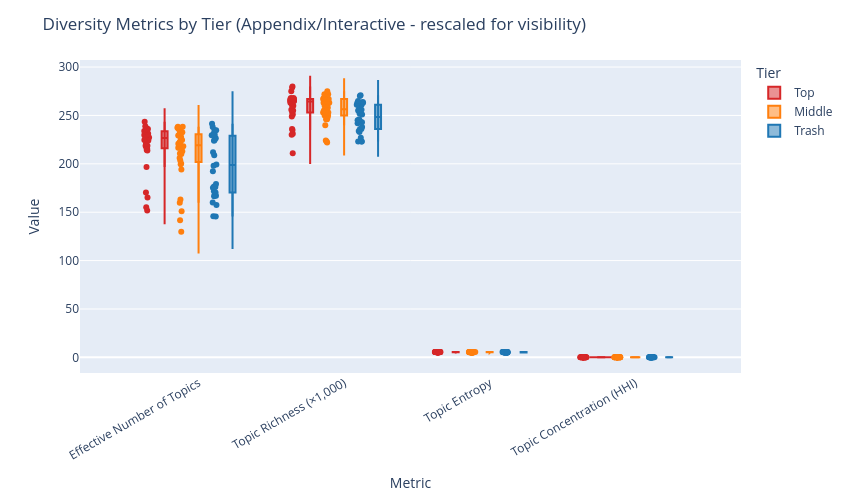

Here is the notebook cell this chart was saved with:
### Markdown cell above
## 7.7 Diversity Metrics Visualization

Create visualizations showing diversity metrics distributions by tier and correlations with OTHER share.

### Code cell
import warnings

# Suppress FutureWarnings and seaborn palette warnings
with warnings.catch_warnings():
    warnings.simplefilter("ignore", category=FutureWarning)
    # Create diversity metrics visualizations
    # Try to load div_df from memory or from saved file
    if 'div_df' in locals() and len(div_df) > 0:
        div_df_vis = div_df
    elif 'div_df' in globals() and len(div_df) > 0:
        div_df_vis = div_df
    else:
        # Load from saved file
        div_df_path = TABLE_DIR / "diversity_metrics_by_book.parquet"
        if div_df_path.exists():
            div_df_vis = pd.read_parquet(div_df_path)
            print(f"✓ Loaded div_df from {div_df_path}")
        else:
            div_df_vis = None
            print("⚠️  div_df not available and file not found")

    if div_df_vis is not None and len(div_df_vis) > 0:
        # Create figure directory for diversity plots
        DIVERSITY_FIG_DIR = FIG_DIR / "diversity_metrics"
        DIVERSITY_FIG_DIR.mkdir(parents=True, exist_ok=True)

        # ============================
        # Figure 1 (Publication): Diversity metrics by tier (faceted)
        # ============================
        # 1) Choose which metrics are "main figure"
        # Recommendation: keep Effective Topics + Richness; move Entropy/HHI to appendix (redundant / technical)
        MAIN_METRICS = [
            ("effective_topics", "Effective Number of Topics"),
            ("richness_1e3", "Topic Richness (×1,000)"),
            ("entropy", "Topic Entropy"),
            ("hhi", "Topic Concentration (HHI)"),
        ]
        # If you truly want to avoid scaling confusion, DO NOT multiply entropy/hhi by 10 here.
        # If tiny values make HHI unreadable, prefer scientific notation formatting instead of arbitrary ×10.
        div_plot = div_df_vis.copy()
        div_plot = ensure_tier_display(div_plot, raw_col="rating_tier", out_col="Tier")
        # 2) Build a long dataframe for plotting
        rows = []
        for col, nice in MAIN_METRICS:
            if col not in div_plot.columns:
                continue
            s = div_plot[[ "Tier", col ]].dropna()
            s = s.rename(columns={col: "Value"})
            s["Metric"] = nice
            s["MetricKey"] = col
            rows.append(s)
        plot_long = pd.concat(rows, ignore_index=True)
        # 3) Fixed tier ordering
        plot_long["Tier"] = pd.Categorical(plot_long["Tier"], categories=TIER_ORDER_DISPLAY, ordered=True)
        # 4) Faceted 2×2 plot (same scale within each metric)
        fig, axes = plt.subplots(2, 2, figsize=(11, 7))
        axes = axes.flatten()
        for ax, (col, nice) in zip(axes, MAIN_METRICS):
            sub = plot_long[plot_long["MetricKey"] == col]
            if sub.empty:
                ax.axis("off")
                continue
            y_min, y_max = float(sub["Value"].min()), float(sub["Value"].max())
            pad = 0.08 * (y_max - y_min + 1e-9)
            ax.set_ylim(y_min - pad, y_max + pad)
            sns.boxplot(
                data=sub,
                x="Tier", y="Value",
                order=TIER_ORDER_DISPLAY,
                palette=TIER_COLORS_DISPLAY,
                fliersize=2,
                width=0.6,
                ax=ax
            )
            sns.stripplot(
                data=sub,
                x="Tier", y="Value",
                order=TIER_ORDER_DISPLAY,
                color="black",
                alpha=0.15,
                size=2.0,
                jitter=0.18,
                ax=ax
            )
            ax.set_title(nice, fontsize=12, fontweight="bold")
            ax.set_xlabel("")
            ax.set_ylabel("")
            # Metric-specific tick formatting (deliberate, not accidental)
            if col == "effective_topics":
                ax.yaxis.set_major_locator(mpl.ticker.MaxNLocator(integer=True))
            elif col == "richness_1e3":
                ax.yaxis.set_major_locator(mpl.ticker.MaxNLocator(integer=True))
            elif col == "entropy":
                ax.yaxis.set_major_formatter(mpl.ticker.FormatStrFormatter("%.2f"))
            elif col == "hhi":
                ax.ticklabel_format(axis="y", style="sci", scilimits=(-3, 3))
        fig.suptitle("Topic-mixture diversity by popularity tier", fontsize=14, fontweight="bold", y=0.98)

        # Put legend outside (no overlap)
        handles = [mpl.lines.Line2D([0],[0], marker='s', color='w',
                                   markerfacecolor=TIER_COLORS_DISPLAY[t], markersize=10)
                   for t in TIER_ORDER_DISPLAY]
        fig.legend(handles, TIER_ORDER_DISPLAY, title="Tier", loc="upper left", bbox_to_anchor=(1.01, 0.98))

        # Save as vector for publication
        out_png = DIVERSITY_FIG_DIR / "fig_diversity_by_tier_faceted.png"
        out_pdf = DIVERSITY_FIG_DIR / "fig_diversity_by_tier_faceted.pdf"
        plt.tight_layout(rect=[0, 0, 0.88, 0.95])  # reserve right side + top space
        plt.savefig(out_png, dpi=600, bbox_inches="tight")
        plt.savefig(out_pdf, bbox_inches="tight")
        plt.show()
        print(f"✓ Saved: {out_png}")
        print(f"✓ Saved: {out_pdf}")

        # --- 2. Interactive Violin Plot (Appendix/Interactive Supplement) ---
        # NOTE: This figure mixes different metrics with different units on a single y-axis.
        # For publication, use the faceted Figure 1 above instead. This interactive version
        # is suitable for appendix or interactive exploration only.
        try:
            import plotly.express as px
            # Rebuild compact_df for violin plot (if needed)
            if 'div_plot' in locals() and len(div_plot) > 0:
                compact_df_violin = []
                for col, nice in MAIN_METRICS:
                    if col not in div_plot.columns:
                        continue
                    for tier in TIER_ORDER_DISPLAY:
                        vals = div_plot[div_plot["Tier"] == tier][col].dropna()
                        compact_df_violin.extend([{
                            'Tier': tier,
                            'Metric': nice,
                            'Value': v
                        } for v in vals])
                compact_df_violin = pd.DataFrame(compact_df_violin)
            else:
                compact_df_violin = pd.DataFrame()
            
            if not compact_df_violin.empty:
                fig_violin = px.violin(
                    compact_df_violin,
                    x="Metric",
                    y="Value",
                    color="Tier",
                    color_discrete_map=TIER_COLORS_DISPLAY,
                    box=True,
                    points='all',
                )
                fig_violin.update_layout(
                    height=500,
                    width=850,
                    title="Diversity Metrics by Tier (Appendix/Interactive - rescaled for visibility)",
                    xaxis_tickangle=-30
                )
                fig_violin.write_html(str(DIVERSITY_FIG_DIR / "diversity_metrics_violin.html"))
                fig_violin.show()
                print("✓ Saved interactive violin plot (for appendix/interactive use)")
        except ImportError:
            pass

        # ============================
        # Figure 2 (Publication): OTHER vs Effective Topics, consistent axes
        # ============================
        if 'other_share' in div_df_vis.columns and 'effective_topics' in div_df_vis.columns:
            from scipy.stats import spearmanr
            corr_df = div_df_vis.copy()
            corr_df = ensure_tier_display(corr_df, raw_col="rating_tier", out_col="Tier")
            corr_df = corr_df.dropna(subset=["other_share", "effective_topics"])
            # Fixed axis limits across panels (critical for honest comparison)
            x_min, x_max = float(corr_df["other_share"].min()), float(corr_df["other_share"].max())
            y_min, y_max = float(corr_df["effective_topics"].min()), float(corr_df["effective_topics"].max())
            x_pad = 0.06 * (x_max - x_min + 1e-9)
            y_pad = 0.06 * (y_max - y_min + 1e-9)
            fig, axes = plt.subplots(1, 3, figsize=(13.5, 4.2), sharex=True, sharey=True)
            for ax, tier in zip(axes, TIER_ORDER_DISPLAY):
                sub = corr_df[corr_df["Tier"] == tier]
                c = TIER_COLORS_DISPLAY[tier]
                ax.scatter(sub["other_share"], sub["effective_topics"], s=38, alpha=0.75, color=c, edgecolor="white", linewidth=0.4)
                # Spearman rho (keep it minimal; move p-values to caption/table)
                rho, pval = spearmanr(sub["other_share"], sub["effective_topics"])
                ax.set_title(f"{tier} (ρ={rho:.2f})", fontsize=12, fontweight="bold")
                # Trend line (simple, consistent)
                if len(sub) >= 2:
                    z = np.polyfit(sub["other_share"], sub["effective_topics"], 1)
                    p = np.poly1d(z)
                    xs = np.linspace(x_min, x_max, 100)
                    ax.plot(xs, p(xs), "k--", linewidth=1.6, alpha=0.85)
                ax.set_xlim(x_min - x_pad, x_max + x_pad)
                ax.set_ylim(y_min - y_pad, y_max + y_pad)
                ax.grid(alpha=0.25)
            # Labels once (global)
            axes[0].set_ylabel("Effective Number of Topics", fontsize=11)
            for ax in axes:
                ax.set_xlabel("Unmodeled Topic Mass (OTHER), Share of Book Mixture", fontsize=10)
                ax.xaxis.set_major_formatter(mtick.PercentFormatter(1.0))
            fig.suptitle("Is OTHER Mass Associated with Greater Thematic Diversity?", fontsize=14, fontweight="bold", y=1.05)
            plt.tight_layout()
            out_png = DIVERSITY_FIG_DIR / "fig_other_vs_effective_topics_by_tier_faceted.png"
            out_pdf = DIVERSITY_FIG_DIR / "fig_other_vs_effective_topics_by_tier_faceted.pdf"
            plt.savefig(out_png, dpi=600, bbox_inches="tight")
            plt.savefig(out_pdf, bbox_inches="tight")
            plt.show()
            print(f"✓ Saved: {out_png}")
            print(f"✓ Saved: {out_pdf}")

        print(f"\n✓ Saved diversity visualizations to: {DIVERSITY_FIG_DIR}")
    else:
        print("⚠️  div_df not available for visualization")

### Figure 1 — Plotly figure (JSON) as saved in the notebook; plotly's stock layout.template omitted (floating-point values rounded to 4 significant figures)
{"data": [{"alignmentgroup": "True", "box": {"visible": true}, "hovertemplate": "Tier=Top<br>Metric=%{x}<br>Value=%{y}<extra></extra>", "legendgroup": "Top", "marker": {"color": "#d62728"}, "name": "Top", "offsetgroup": "Top", "orientation": "v", "points": "all", "scalegroup": "True", "showlegend": true, "type": "violin", "x": ["Effective Number of Topics", "Effective Number of Topics", "Effective Number of Topics", "Effective Number of Topics", "Effective Number of Topics", "Effective Number of Topics", "Effective Number of Topics", "Effective Number of Topics", "Effective Number of Topics", "Effective Number of Topics", "Effective Number of Topics", "Effective Number of Topics", "Effective Number of Topics", "Effective Number of Topics", "Effective Number of Topics", "Effective Number of Topics", "Effective Number of Topics", "Effective Number of Topics", "Effective Number of Topics", "Effective Number of Topics", "Effective Number of Topics", "Effective Number of Topics", "Effective Number of Topics", "Effective Number of Topics", "Effective Number of Topics", "Effective Number of Topics", "Effective Number of Topics", "Effective Number of Topics", "Effective Number of Topics", "Effective Number of Topics", "Topic Richness (×1,000)", "Topic Richness (×1,000)", "Topic Richness (×1,000)", "Topic Richness (×1,000)", "Topic Richness (×1,000)", "Topic Richness (×1,000)", "Topic Richness (×1,000)", "Topic Richness (×1,000)", "Topic Richness (×1,000)", "Topic Richness (×1,000)", "Topic Richness (×1,000)", "Topic Richness (×1,000)", "Topic Richness (×1,000)", "Topic Richness (×1,000)", "Topic Richness (×1,000)", "Topic Richness (×1,000)", "Topic Richness (×1,000)", "Topic Richness (×1,000)", "Topic Richness (×1,000)", "Topic Richness (×1,000)", "Topic Richness (×1,000)", "Topic Richness (×1,000)", "Topic Richness (×1,000)", "Topic Richness (×1,000)", "Topic Richness (×1,000)", "Topic Richness (×1,000)", "Topic Richness (×1,000)", "Topic Richness (×1,000)", "Topic Richness (×1,000)", "Topic Richness (×1,000)", "Topic Entropy", "Topic Entropy", "Topic Entropy", "Topic Entropy", "Topic Entropy", "Topic Entropy", "Topic Entropy", "Topic Entropy", "Topic Entropy", "Topic Entropy", "Topic Entropy", "Topic Entropy", "Topic Entropy", "Topic Entropy", "Topic Entropy", "Topic Entropy", "Topic Entropy", "Topic Entropy", "Topic Entropy", "Topic Entropy", "Topic Entropy", "Topic Entropy", "Topic Entropy", "Topic Entropy", "Topic Entropy", "Topic Entropy", "Topic Entropy", "Topic Entropy", "Topic Entropy", "Topic Entropy", "Topic Concentration (HHI)", "Topic Concentration (HHI)", "Topic Concentration (HHI)", "Topic Concentration (HHI)", "Topic Concentration (HHI)", "Topic Concentration (HHI)", "Topic Concentration (HHI)", "Topic Concentration (HHI)", "Topic Concentration (HHI)", "Topic Concentration (HHI)", "Topic Concentration (HHI)", "Topic Concentration (HHI)", "Topic Concentration (HHI)", "Topic Concentration (HHI)", "Topic Concentration (HHI)", "Topic Concentration (HHI)", "Topic Concentration (HHI)", "Topic Concentration (HHI)", "Topic Concentration (HHI)", "Topic Concentration (HHI)", "Topic Concentration (HHI)", "Topic Concentration (HHI)", "Topic Concentration (HHI)", "Topic Concentration (HHI)", "Topic Concentration (HHI)", "Topic Concentration (HHI)", "Topic Concentration (HHI)", "Topic Concentration (HHI)", "Topic Concentration (HHI)", "Topic Concentration (HHI)"], "x0": " ", "xaxis": "x", "y": [224.6, 151.7, 221.3, 213.9, 196.8, 218.6, 243.4, 238.9, 235.4, 227.3, 229.6, 236.0, 229.9, 165.3, 232.8, 224.2, 155.1, 170.3, 218.7, 236.8, 233.9, 226.0, 216.9, 231.0, 216.0, 233.7, 214.2, 235.6, 230.3, 229.8, 251.0, 235.0, 265.0, 265.0, 231.0, 255.0, 279.0, 266.0, 267.0, 260.0, 267.0, 268.0, 265.0, 230.0, 275.0, 253.0, 236.0, 211.0, 260.0, 280.0, 266.0, 267.0, 249.0, 263.0, 264.0, 267.0, 256.0, 262.0, 268.0, 265.0, 5.414, 5.022, 5.4, 5.365, 5.282, 5.387, 5.495, 5.476, 5.461, 5.426, 5.436, 5.464, 5.438, 5.107, 5.45, 5.412, 5.044, 5.138, 5.388, 5.467, 5.455, 5.421, 5.379, 5.442, 5.375, 5.454, 5.367, 5.462, 5.439, 5.437, 0.005905, 0.01757, 0.006655, 0.007317, 0.008809, 0.006545, 0.005121, 0.00532, 0.00562, 0.00614, 0.006025, 0.005469, 0.00583, 0.01274, 0.006123, 0.005913, 0.01524, 0.01166, 0.00679, 0.005738, 0.005769, 0.006484, 0.006197, 0.005758, 0.008271, 0.005796, 0.006724, 0.005547, 0.00589, 0.006031], "y0": " ", "yaxis": "y"}, {"alignmentgroup": "True", "box": {"visible": true}, "hovertemplate": "Tier=Middle<br>Metric=%{x}<br>Value=%{y}<extra></extra>", "legendgroup": "Middle", "marker": {"color": "#ff7f0e"}, "name": "Middle", "offsetgroup": "Middle", "orientation": "v", "points": "all", "scalegroup": "True", "showlegend": true, "type": "violin", "x": ["Effective Number of Topics", "Effective Number of Topics", "Effective Number of Topics", "Effective Number of Topics", "Effective Number of Topics", "Effective Number of Topics", "Effective Number of Topics", "Effective Number of Topics", "Effective Number of Topics", "Effective Number of Topics", "Effective Number of Topics", "Effective Number of Topics", "Effective Number of Topics", "Effective Number of Topics", "Effective Number of Topics", "Effective Number of Topics", "Effective Number of Topics", "Effective Number of Topics", "Effective Number of Topics", "Effective Number of Topics", "Effective Number of Topics", "Effective Number of Topics", "Effective Number of Topics", "Effective Number of Topics", "Effective Number of Topics", "Effective Number of Topics", "Effective Number of Topics", "Effective Number of Topics", "Effective Number of Topics", "Effective Number of Topics", "Effective Number of Topics", "Effective Number of Topics", "Topic Richness (×1,000)", "Topic Richness (×1,000)", "Topic Richness (×1,000)", "Topic Richness (×1,000)", "Topic Richness (×1,000)", "Topic Richness (×1,000)", "Topic Richness (×1,000)", "Topic Richness (×1,000)", "Topic Richness (×1,000)", "Topic Richness (×1,000)", "Topic Richness (×1,000)", "Topic Richness (×1,000)", "Topic Richness (×1,000)", "Topic Richness (×1,000)", "Topic Richness (×1,000)", "Topic Richness (×1,000)", "Topic Richness (×1,000)", "Topic Richness (×1,000)", "Topic Richness (×1,000)", "Topic Richness (×1,000)", "Topic Richness (×1,000)", "Topic Richness (×1,000)", "Topic Richness (×1,000)", "Topic Richness (×1,000)", "Topic Richness (×1,000)", "Topic Richness (×1,000)", "Topic Richness (×1,000)", "Topic Richness (×1,000)", "Topic Richness (×1,000)", "Topic Richness (×1,000)", "Topic Richness (×1,000)", "Topic Richness (×1,000)", "Topic Entropy", "Topic Entropy", "Topic Entropy", "Topic Entropy", "Topic Entropy", "Topic Entropy", "Topic Entropy", "Topic Entropy", "Topic Entropy", "Topic Entropy", "Topic Entropy", "Topic Entropy", "Topic Entropy", "Topic Entropy", "Topic Entropy", "Topic Entropy", "Topic Entropy", "Topic Entropy", "Topic Entropy", "Topic Entropy", "Topic Entropy", "Topic Entropy", "Topic Entropy", "Topic Entropy", "Topic Entropy", "Topic Entropy", "Topic Entropy", "Topic Entropy", "Topic Entropy", "Topic Entropy", "Topic Entropy", "Topic Entropy", "Topic Concentration (HHI)", "Topic Concentration (HHI)", "Topic Concentration (HHI)", "Topic Concentration (HHI)", "Topic Concentration (HHI)", "Topic Concentration (HHI)", "Topic Concentration (HHI)", "Topic Concentration (HHI)", "Topic Concentration (HHI)", "Topic Concentration (HHI)", "Topic Concentration (HHI)", "Topic Concentration (HHI)", "Topic Concentration (HHI)", "Topic Concentration (HHI)", "Topic Concentration (HHI)", "Topic Concentration (HHI)", "Topic Concentration (HHI)", "Topic Concentration (HHI)", "Topic Concentration (HHI)", "Topic Concentration (HHI)", "Topic Concentration (HHI)", "Topic Concentration (HHI)", "Topic Concentration (HHI)", "Topic Concentration (HHI)", "Topic Concentration (HHI)", "Topic Concentration (HHI)", "Topic Concentration (HHI)", "Topic Concentration (HHI)", "Topic Concentration (HHI)", "Topic Concentration (HHI)", "Topic Concentration (HHI)", "Topic Concentration (HHI)"], "x0": " ", "xaxis": "x", "y": [232.2, 218.2, 151.0, 141.8, 206.0, 220.9, 163.1, 203.4, 210.0, 220.3, 216.6, 223.8, 222.5, 129.8, 194.1, 229.3, 228.6, 231.6, 224.7, 159.8, 238.3, 200.2, 237.2, 238.3, 210.6, 232.7, 235.4, 236.0, 216.5, 199.5, 213.1, 227.7, 272.0, 263.0, 224.0, 240.0, 261.0, 253.0, 223.0, 268.0, 246.0, 260.0, 255.0, 272.0, 258.0, 222.0, 250.0, 267.0, 261.0, 275.0, 252.0, 250.0, 269.0, 246.0, 263.0, 268.0, 253.0, 269.0, 264.0, 267.0, 248.0, 253.0, 251.0, 254.0, 5.448, 5.385, 5.017, 4.955, 5.328, 5.398, 5.094, 5.315, 5.347, 5.395, 5.378, 5.411, 5.405, 4.866, 5.268, 5.435, 5.432, 5.445, 5.415, 5.074, 5.474, 5.3, 5.469, 5.473, 5.35, 5.45, 5.461, 5.464, 5.378, 5.296, 5.362, 5.428, 0.006032, 0.00655, 0.01622, 0.01923, 0.008344, 0.006055, 0.01347, 0.008872, 0.006724, 0.0066, 0.007109, 0.006697, 0.006333, 0.0286, 0.009137, 0.005648, 0.00583, 0.005927, 0.005864, 0.01566, 0.005356, 0.009129, 0.005329, 0.005446, 0.007587, 0.005936, 0.005549, 0.005441, 0.006685, 0.008441, 0.0067, 0.005903], "y0": " ", "yaxis": "y"}, {"alignmentgroup": "True", "box": {"visible": true}, "hovertemplate": "Tier=Trash<br>Metric=%{x}<br>Value=%{y}<extra></extra>", "legendgroup": "Trash", "marker": {"color": "#1f77b4"}, "name": "Trash", "offsetgroup": "Trash", "orientation": "v", "points": "all", "scalegroup": "True", "showlegend": true, "type": "violin", "x": ["Effective Number of Topics", "Effective Number of Topics", "Effective Number of Topics", "Effective Number of Topics", "Effective Number of Topics", "Effective Number of Topics", "Effective Number of Topics", "Effective Number of Topics", "Effective Number of Topics", "Effective Number of Topics", "Effective Number of Topics", "Effective Number of Topics", "Effective Number of Topics", "Effective Number of Topics", "Effective Number of Topics", "Effective Number of Topics", "Effective Number of Topics", "Effective Number of Topics", "Effective Number of Topics", "Effective Number of Topics", "Effective Number of Topics", "Effective Number of Topics", "Effective Number of Topics", "Effective Number of Topics", "Effective Number of Topics", "Effective Number of Topics", "Effective Number of Topics", "Effective Number of Topics", "Effective Number of Topics", "Effective Number of Topics", "Topic Richness (×1,000)", "Topic Richness (×1,000)", "Topic Richness (×1,000)", "Topic Richness (×1,000)", "Topic Richness (×1,000)", "Topic Richness (×1,000)", "Topic Richness (×1,000)", "Topic Richness (×1,000)", "Topic Richness (×1,000)", "Topic Richness (×1,000)", "Topic Richness (×1,000)", "Topic Richness (×1,000)", "Topic Richness (×1,000)", "Topic Richness (×1,000)", "Topic Richness (×1,000)", "Topic Richness (×1,000)", "Topic Richness (×1,000)", "Topic Richness (×1,000)", "Topic Richness (×1,000)", "Topic Richness (×1,000)", "Topic Richness (×1,000)", "Topic Richness (×1,000)", "Topic Richness (×1,000)", "Topic Richness (×1,000)", "Topic Richness (×1,000)", "Topic Richness (×1,000)", "Topic Richness (×1,000)", "Topic Richness (×1,000)", "Topic Richness (×1,000)", "Topic Richness (×1,000)", "Topic Entropy", "Topic Entropy", "Topic Entropy", "Topic Entropy", "Topic Entropy", "Topic Entropy", "Topic Entropy", "Topic Entropy", "Topic Entropy", "Topic Entropy", "Topic Entropy", "Topic Entropy", "Topic Entropy", "Topic Entropy", "Topic Entropy", "Topic Entropy", "Topic Entropy", "Topic Entropy", "Topic Entropy", "Topic Entropy", "Topic Entropy", "Topic Entropy", "Topic Entropy", "Topic Entropy", "Topic Entropy", "Topic Entropy", "Topic Entropy", "Topic Entropy", "Topic Entropy", "Topic Entropy", "Topic Concentration (HHI)", "Topic Concentration (HHI)", "Topic Concentration (HHI)", "Topic Concentration (HHI)", "Topic Concentration (HHI)", "Topic Concentration (HHI)", "Topic Concentration (HHI)", "Topic Concentration (HHI)", "Topic Concentration (HHI)", "Topic Concentration (HHI)", "Topic Concentration (HHI)", "Topic Concentration (HHI)", "Topic Concentration (HHI)", "Topic Concentration (HHI)", "Topic Concentration (HHI)", "Topic Concentration (HHI)", "Topic Concentration (HHI)", "Topic Concentration (HHI)", "Topic Concentration (HHI)", "Topic Concentration (HHI)", "Topic Concentration (HHI)", "Topic Concentration (HHI)", "Topic Concentration (HHI)", "Topic Concentration (HHI)", "Topic Concentration (HHI)", "Topic Concentration (HHI)", "Topic Concentration (HHI)", "Topic Concentration (HHI)", "Topic Concentration (HHI)", "Topic Concentration (HHI)"], "x0": " ", "xaxis": "x", "y": [179.2, 166.9, 212.0, 171.5, 167.9, 238.2, 170.4, 224.5, 228.9, 224.0, 176.2, 145.5, 208.8, 176.5, 234.8, 157.6, 166.5, 160.1, 175.2, 231.3, 234.9, 230.2, 241.3, 198.0, 199.4, 227.1, 192.3, 226.6, 229.5, 145.8, 251.0, 245.0, 246.0, 252.0, 244.0, 271.0, 234.0, 256.0, 260.0, 261.0, 227.0, 236.0, 238.0, 233.0, 261.0, 243.0, 242.0, 236.0, 244.0, 263.0, 270.0, 260.0, 265.0, 223.0, 255.0, 264.0, 223.0, 263.0, 263.0, 223.0, 5.189, 5.117, 5.356, 5.145, 5.123, 5.473, 5.138, 5.414, 5.433, 5.411, 5.171, 4.98, 5.341, 5.173, 5.459, 5.06, 5.115, 5.076, 5.166, 5.444, 5.459, 5.439, 5.486, 5.288, 5.295, 5.425, 5.259, 5.423, 5.436, 4.982, 0.01143, 0.01564, 0.007284, 0.01301, 0.01362, 0.005496, 0.01176, 0.005948, 0.005832, 0.006167, 0.01061, 0.01841, 0.006687, 0.01204, 0.005413, 0.01548, 0.0133, 0.01521, 0.01108, 0.005899, 0.005487, 0.005824, 0.005251, 0.006996, 0.008279, 0.005952, 0.007567, 0.006017, 0.005752, 0.01746], "y0": " ", "yaxis": "y"}], "layout": {"height": 500, "legend": {"title": {"text": "Tier"}, "tracegroupgap": 0}, "margin": {"t": 60}, "title": {"text": "Diversity Metrics by Tier (Appendix/Interactive - rescaled for visibility)"}, "violinmode": "group", "width": 850, "xaxis": {"anchor": "y", "domain": [0, 1], "tickangle": -30, "title": {"text": "Metric"}}, "yaxis": {"anchor": "x", "domain": [0, 1], "title": {"text": "Value"}}}}
